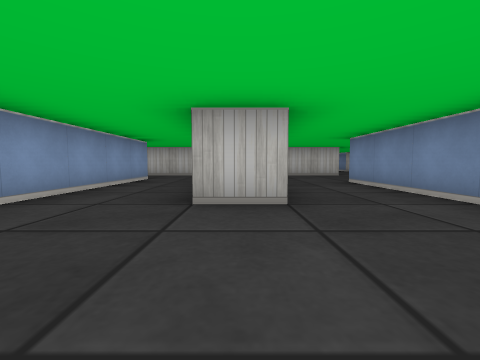
View 1 (above)

24 first-person views from a walk through a cub3D level. The camera is about half as high as the walls, tilts 4° down and sees 90° across. The floor is counted in squares. Each view is taken from the middle of a square. On the plan, view 1 faces up. The plan holds only what a view shows up to about 9 squares ahead; the rest is blank.

View 2
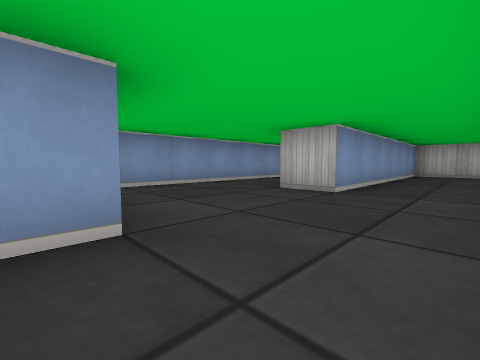

View 3
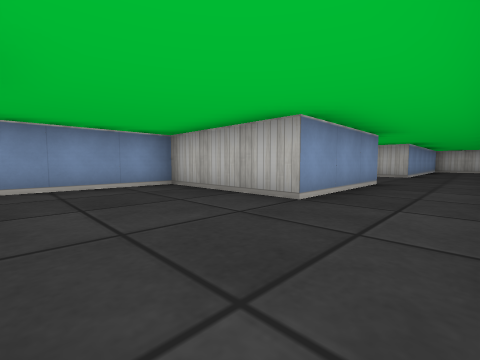

View 4
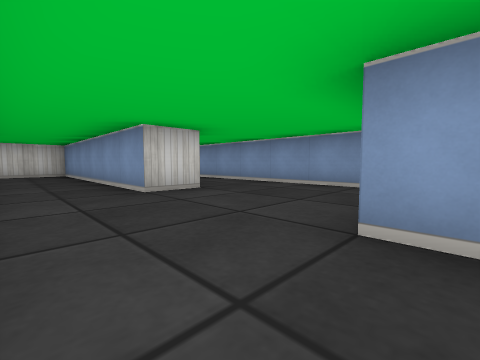

View 5
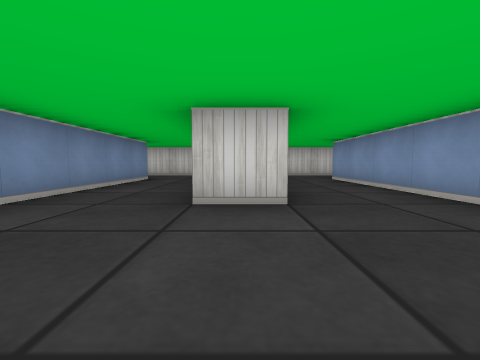

View 6
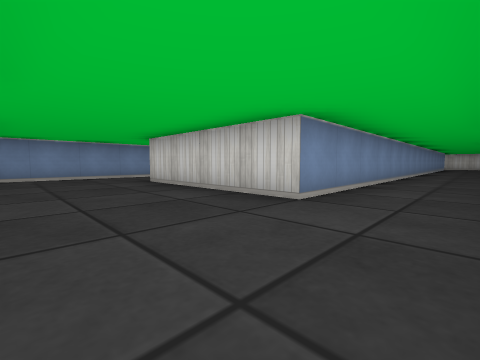

View 7
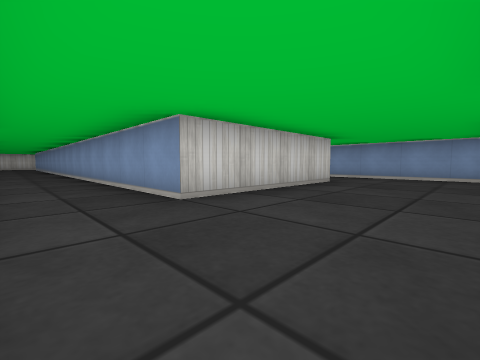

View 8
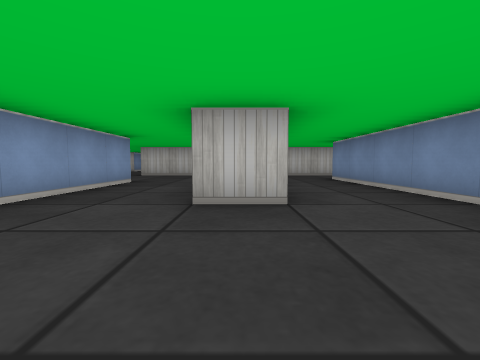

View 9
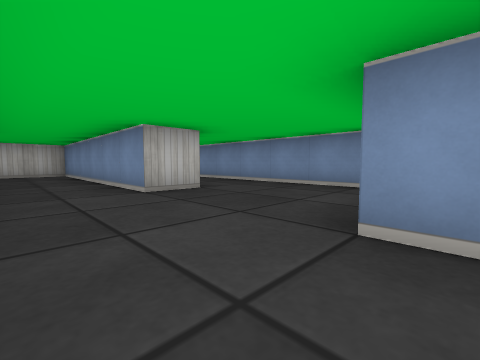

View 10
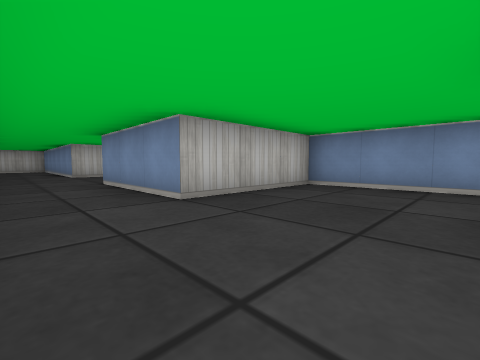

View 11
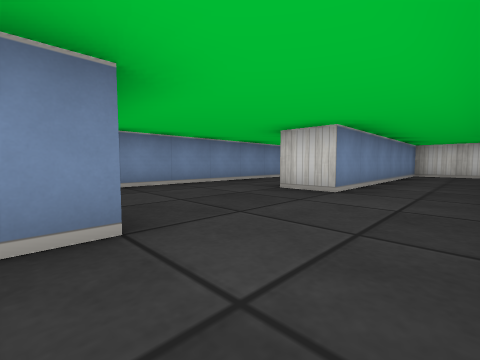

View 12
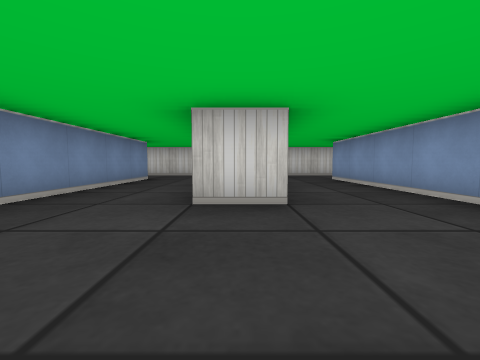

View 13
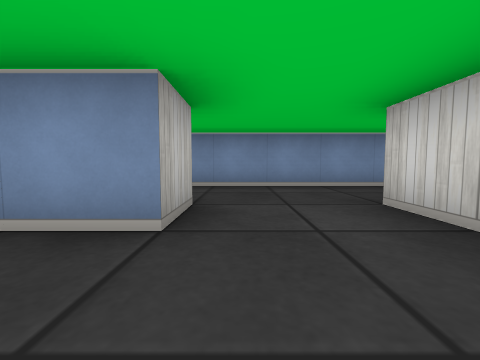

View 14
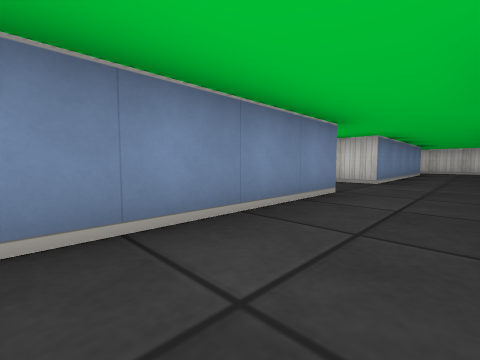

View 15
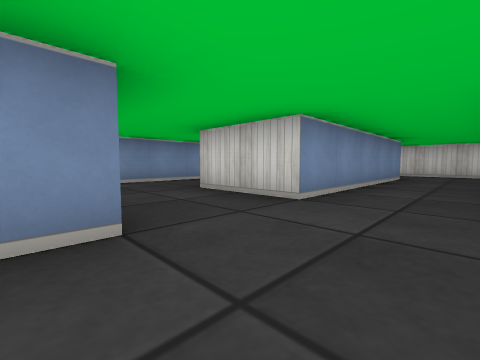

View 16
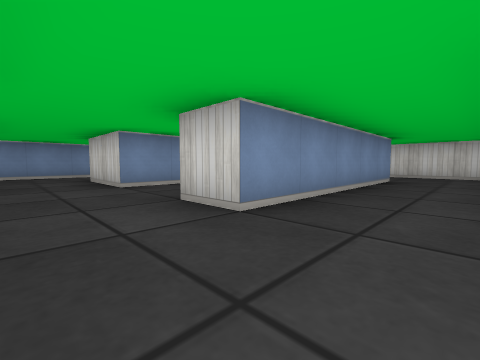

View 17
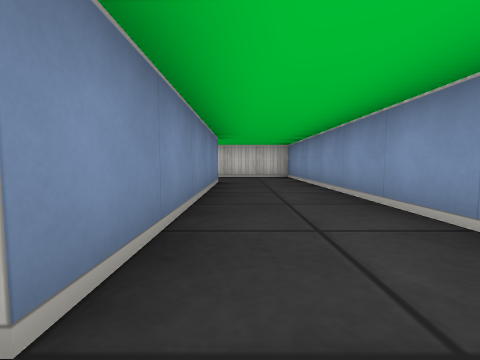

View 18
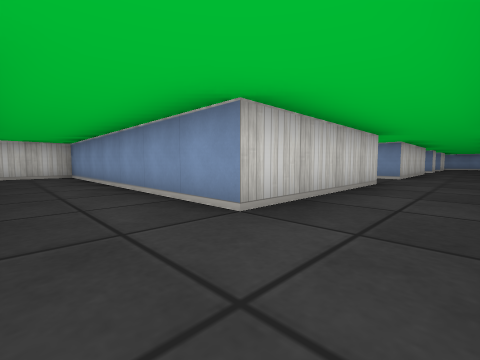

View 19
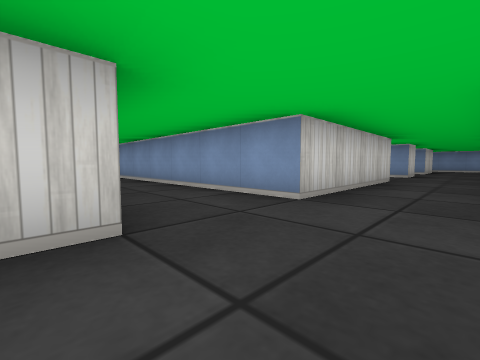

View 20
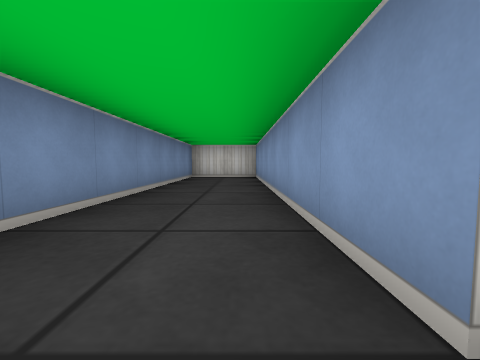

View 21
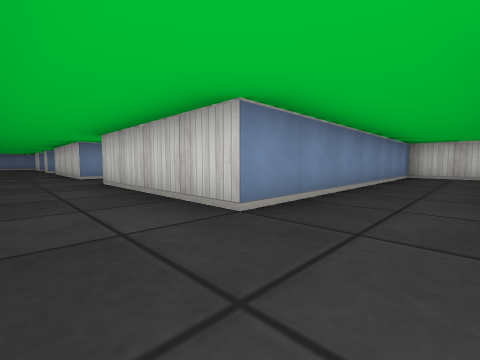

View 22
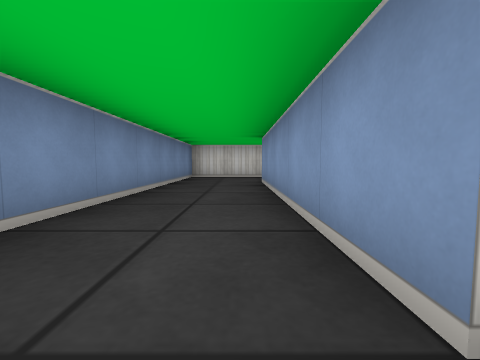

View 23
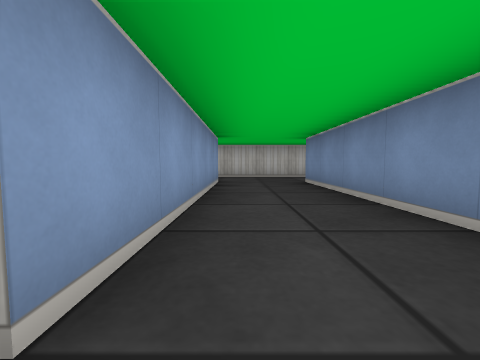

View 24
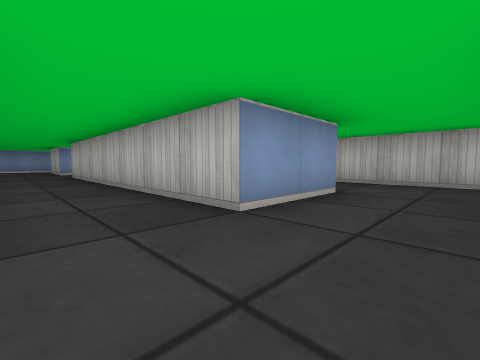

### Floor plan
Points are (right, up) in squares from view 1. A wall is a line through its corners. A room is listed if a view was taken in it or the views show most of it. See-through windows are left out.
Room 1 (views 1, 2, 3, 4, 5, 6, 7, 8, 9, 10, 11, 12, 13)
walls: (9.6, 2.5) (8.5, 2.5) (8.5, 8.5) (5.5, 8.5); (11.5, 0.4) (11.5, 6.5); (2.5, -3.2) (2.5, 5.5) (6.5, 5.5) (6.5, -3.2); (6.5, -6.4) (6.5, -10.5); (0.5, -0.4) (0.5, -3.5) (-2.5, -3.5) (-2.5, -10.5); (-0.6, -6.5) (0.5, -6.5) (0.5, -12.5) (3.5, -12.5); (3.6, 8.5) (0.5, 8.5) (0.5, 2.5) (-0.5, 2.5); (3.4, -10.5) (2.5, -10.5) (2.5, -6.4); (12.4, 8.5) (10.6, 8.5); (12.5, -10.5) (11.5, -10.5) (11.5, -3.5) (8.5, -3.5) (8.5, -0.5); (5.6, -12.5) (8.5, -12.5) (8.5, -6.5) (9.5, -6.5); (10.6, -12.5) (12.5, -12.5); (-2.5, 6.5) (-2.5, 0.5); (-1.6, 8.5) (-3.2, 8.5); (-2.5, -12.5) (-1.6, -12.5)
ways out: opening at (12, -11.5) to room 2; opening at (12, 7.5) to room 2; opening at (3, -11.5) to room 5; opening at (6, -11.5) to room 5; opening at (-3, -11.5); opening at (-3, 7.5)
Room 2 (view 14)
walls: (14.5, -12.4) (14.5, -10)
ways out: opening at (12, -11.5) to room 1; opening at (12, 7.5) to room 1; opening at (13.5, -13.5) to room 3
Room 3 (view 15)
walls: (14.5, -14.6) (14.5, -12.4); (14.5, -21.5) (14.5, -16.5) (16.5, -16.5); (12.5, -23.5) (15, -23.5)
ways out: opening at (13.5, -13.5) to room 2; opening at (12, -22.5) to room 4; opening at (12, -15.5) to room 4; opening at (15.5, -22.5); opening at (15.5, -15.5)
Room 4 (views 16, 17, 18, 19, 20, 21, 22, 23, 24)
walls: (3.5, -12.5) (3.5, -14.5) (-2.5, -14.5); (11.5, -21.5) (11.5, -16.5) (12.5, -16.5); (-2.5, -16.5) (-2.5, -21.6); (-2.8, -23.5) (-0.5, -23.5) (-0.5, -16.5) (3.5, -16.5) (3.5, -23.5) (5.5, -23.5) (5.5, -16.5) (9.5, -16.5) (9.5, -23.5) (12.5, -23.5)
ways out: opening at (12, -22.5) to room 3; opening at (12, -15.5) to room 3; opening at (4.5, -13.5) to room 5; opening at (-3, -15.5)
Room 5 (no view inside)
walls: (5.1, -10.5) (3.4, -10.5)
ways out: opening at (3, -11.5) to room 1; opening at (6, -11.5) to room 1; opening at (4.5, -13.5) to room 4

Where each view was taken, in squares from view 1:
view 1: 0 up, 0 right, facing up
view 2: 1 down, 2 right, facing up-left
view 3: 6 down, 2 right, facing up-left
view 4: 3 down, 2 right, facing down-left
view 5: 4 down, 0 right, facing down
view 6: 8 up, 1 right, facing down-right
view 7: 8 up, 8 right, facing down-left
view 8: 0 up, 9 right, facing up
view 9: 1 down, 7 right, facing up-right
view 10: 6 down, 7 right, facing up-right
view 11: 3 down, 7 right, facing down-right
view 12: 4 down, 9 right, facing down
view 13: 11 down, 10 right, facing right
view 14: 11 down, 13 right, facing down-right
view 15: 14 down, 13 right, facing down-right
view 16: 15 down, 10 right, facing down-right
view 17: 16 down, 11 right, facing down
view 18: 15 down, 11 right, facing down-left
view 19: 15 down, 6 right, facing down-left
view 20: 16 down, 4 right, facing down
view 21: 15 down, 2 left, facing down-right
view 22: 16 down, 2 left, facing down
view 23: 22 down, 2 left, facing up
view 24: 16 down, 5 right, facing up-left
